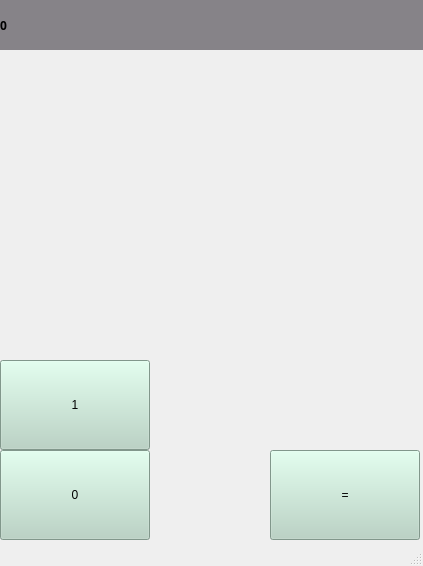
<?xml version="1.0" encoding="UTF-8"?>
<ui version="4.0">
 <class>MainWindow</class>
 <widget class="QMainWindow" name="MainWindow">
  <property name="geometry">
   <rect>
    <x>0</x>
    <y>0</y>
    <width>423</width>
    <height>566</height>
   </rect>
  </property>
  <property name="windowTitle">
   <string>TEST</string>
  </property>
  <widget class="QWidget" name="centralwidget">
   <widget class="QLabel" name="btn_result">
    <property name="geometry">
     <rect>
      <x>0</x>
      <y>0</y>
      <width>430</width>
      <height>50</height>
     </rect>
    </property>
    <property name="font">
     <font>
      <family>MS Gothic</family>
      <weight>75</weight>
      <italic>false</italic>
      <bold>true</bold>
     </font>
    </property>
    <property name="styleSheet">
     <string notr="true">background-color: rgb(134, 131, 136);
color: rgb(0, 0, 0);</string>
    </property>
    <property name="text">
     <string>0</string>
    </property>
    <property name="margin">
     <number>10</number>
    </property>
   </widget>
   <widget class="QPushButton" name="bt_0">
    <property name="geometry">
     <rect>
      <x>0</x>
      <y>450</y>
      <width>150</width>
      <height>90</height>
     </rect>
    </property>
    <property name="styleSheet">
     <string notr="true">background-color: rgb(181, 211, 194);</string>
    </property>
    <property name="text">
     <string>0</string>
    </property>
   </widget>
   <widget class="QPushButton" name="b">
    <property name="geometry">
     <rect>
      <x>270</x>
      <y>450</y>
      <width>150</width>
      <height>90</height>
     </rect>
    </property>
    <property name="styleSheet">
     <string notr="true">background-color: rgb(181, 211, 194);</string>
    </property>
    <property name="text">
     <string>=</string>
    </property>
   </widget>
   <widget class="QPushButton" name="btn_1">
    <property name="geometry">
     <rect>
      <x>0</x>
      <y>360</y>
      <width>150</width>
      <height>90</height>
     </rect>
    </property>
    <property name="styleSheet">
     <string notr="true">background-color: rgb(181, 211, 194);</string>
    </property>
    <property name="text">
     <string>1</string>
    </property>
   </widget>
  </widget>
  <widget class="QStatusBar" name="statusbar"/>
 </widget>
 <resources/>
 <connections/>
</ui>
